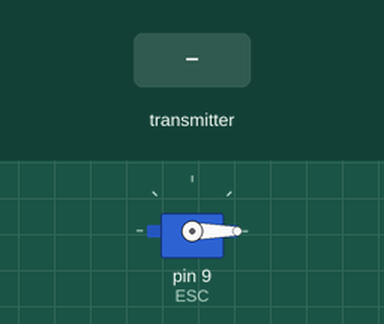
A sketch run on a simulated Arduino Uno, built with avr-gcc and run on an emulated ATmega328P. Shown: servo. Inputs (shaded band) come from the test bench. No radio packets arrive unless stated.

Above: at 1.2 s.
1.3 s: the transmitter starts sending throttle = 64
At 1.7 s:
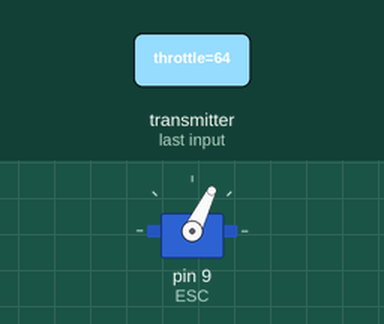
2.8 s: the transmitter starts sending throttle = 128
At 4.0 s:
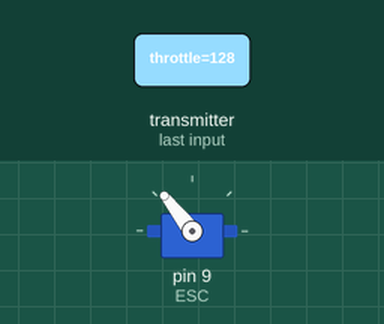
4.3 s: the transmitter starts sending throttle = 255
At 5.2 s:
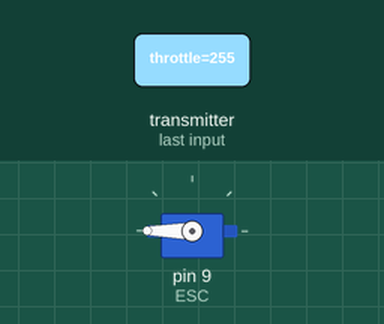
5.8 s: the transmitter starts sending throttle = 0
At 6.3 s:
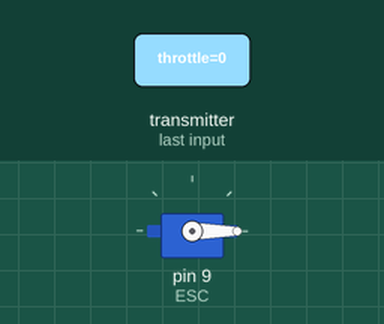
Timing chart, 0 to 8.3 s (numbered marks = the images above; inputs shaded):
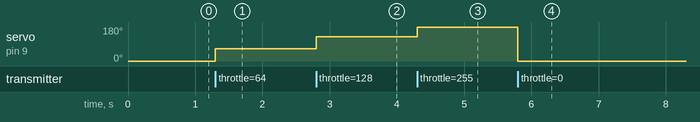

The sketch:

Reciever_Test.ino
```cpp
/*
 * Signal recieving with the NRF24L01 module.
 * Help/inspired by @How to Mechatronics.
 *
 * By: Michael Spivak
 * 8/10/21
 */

#include <SPI.h>
#include <nRF24L01.h>
#include <RF24.h>
#include <Servo.h>

Servo ESC;

int CE = 7;
int CSN = 8;
int throt;
unsigned long lastReceiveTime = 0;
unsigned long currentTime = 0;

RF24 radio(CE, CSN);
const byte address[6] = "00001";
struct Data_Pack{
  byte throttle;
};
Data_Pack data;

void setup() {

  ESC.attach(9,1000,2000);
  radio.begin();
  radio.openReadingPipe(0, address);
  radio.setAutoAck(false);
  radio.setDataRate(RF24_250KBPS);
  radio.setPALevel(RF24_PA_LOW);
  radio.startListening(); //  Set the module as receiver
  resetData();


}

void loop() {

  currentTime = millis();
  if ( currentTime - lastReceiveTime > 1000 ) { // If current time is more then 1 second since we have recived the last data, that means we have lost connection
    resetData(); // If connection is lost, reset the data. It prevents unwanted behavior, for example if a drone jas a throttle up, if we lose connection it can keep flying away if we dont reset the function
  }

  if (radio.available()) {
    radio.read(&data, sizeof(Data_Pack)); // Read the whole data and store it into the 'data' structure
    lastReceiveTime = millis(); // At this moment we have received the data
  }

  throt = data.throttle;
  ESC.write(throt);

}

void resetData() {
  data.throttle = 0;
}
```

Measured:
- after the input at 1.3 s, servo on pin 9 (ESC): 0° → 64° at once
- after the input at 2.8 s, servo on pin 9 (ESC): 64° → 128° at once
- after the input at 4.3 s, servo on pin 9 (ESC): 128° → 180° at once
- after the input at 5.8 s, servo on pin 9 (ESC): 180° → 0° at once
